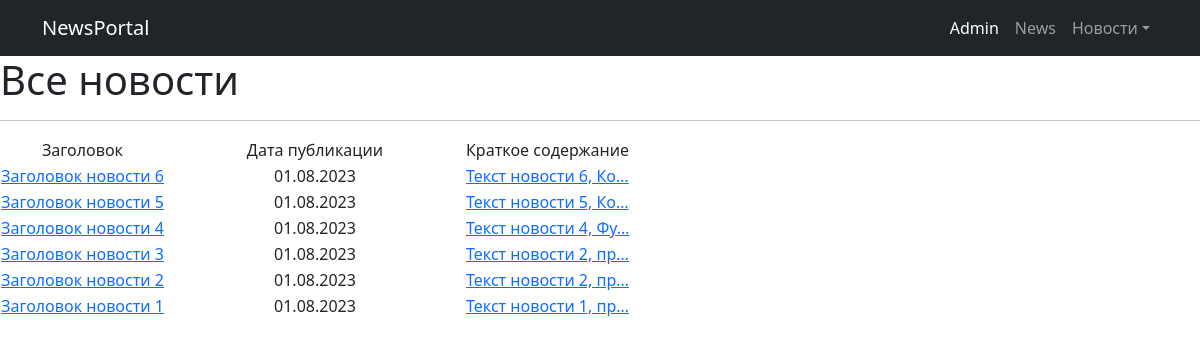
The page /news/ on the database as committed earlier.
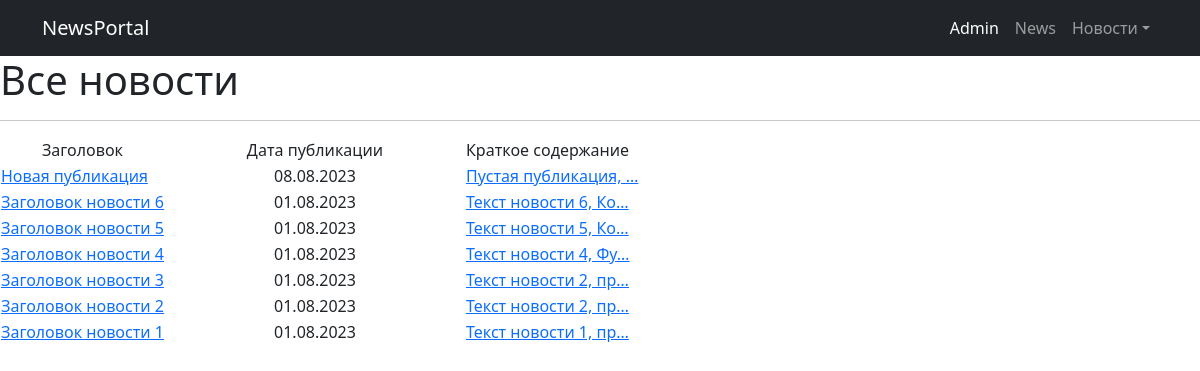
The same page on the database as committed later.
### News/models.py (models this page shows, shortened)
class Post(models.Model):
    NEWS = 'NW'
    ARTICLE = 'AR'
    CATEGORY_CHOICES = (
        (NEWS, "Новость"),
        (ARTICLE, 'Статья'),
    )
    dateCreation = models.DateTimeField(auto_now_add=True)
    categoryType = models.CharField(max_length=2, choices=CATEGORY_CHOICES, default=ARTICLE)
    author = models.ForeignKey(Author, on_delete=models.CASCADE, related_name='posts')
    postCategory = models.ManyToManyField(Category, through='PostCategory')
    title = models.CharField(max_length=128)
    text = models.TextField()
    rating = models.SmallIntegerField(default=0)
    class Meta:
        verbose_name = 'Публикация'
        verbose_name_plural = 'Публикации'

### News/views.py (the view)
# urls.py: path('', PostList.as_view()),
class PostList(ListView):
    model = Post
    ordering = '-dateCreation'  # сортируем по убыванию даты, сначала самая свежая новость, далее по убыванию
    template_name = 'all_news.html'
    context_object_name = 'all_news'

### News/templatetags/custom_filters.py (called while the page is built)
@register.filter()
def censorship(value):
    words = value.split()  # Разделяем текст на слова
    censored_words = []
    for word in words:
        if word.lower() in censor_words:  # для проверки приводим к нижнему регистру
            censored_words.append('*' * len(word))
        else:
            censored_words.append(word)
    return ' '.join(censored_words)  # Собираем обратно в текст

### templates/all_news.html (shortened to what this page needs)
{% extends 'flatpages/default.html' %}
{% load custom_filters %}
{% block content %}
    <h1>Все новости</h1>
    <hr>
    {% if all_news %}
        <table>
            <tr>
                <td style="text-align: center;">Заголовок</td>
                <td style="text-align: center; width: 300px;">Дата публикации</td>
                <td style="width: 300px;">Краткое содержание</td>
            </tr>
            {% for one_news in all_news %}
                <tr>
                    <td><a href="/news/{{ one_news.pk }}">{{ one_news.title|censorship }}</td>
                    <td style="text-align: center; width: 300px;">{{ one_news.dateCreation|date:'d.m.Y' }}</td>
                    <td style="width: 300px;"><a
                            href="/news/{{ one_news.pk }}">{{ one_news.text|truncatechars:20|censorship }}</td>
                </tr>
            {% endfor %}
        </table>
    {% else %}
        <h2>Новостей нет!</h2>
    {% endif %}
{% endblock content %}

Rows that differ between the two databases and show on the page:
added Post: title|censorship "Новая публикация", dateCreation "08.08.2023", text|censorship "Пустая публикация, …"
